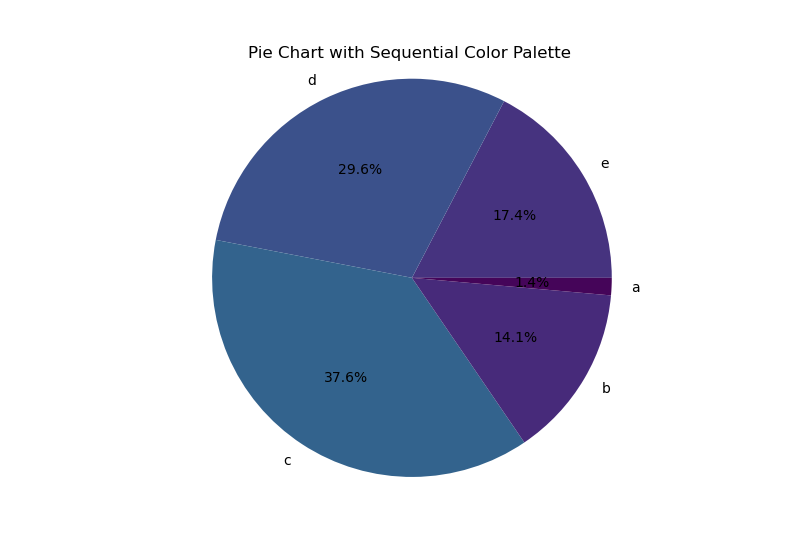

The script that drew this image:
import pandas as pd
import matplotlib.pyplot as plt
import seaborn as sns

# Load the data from CSV file
data = pd.read_csv('myfile.csv')

# Extract columns A and B
categories = data['A']
values = data['B']

# Define a sequential color palette based on column B values
cmap = sns.color_palette("viridis", as_cmap=True)

# Plot pie chart
plt.figure(figsize=(8, 8))
plt.pie(values, labels=categories, autopct='%1.1f%%', colors=cmap(values))
plt.title('Pie Chart with Sequential Color Palette')
plt.axis('equal')  # Equal aspect ratio ensures that pie is drawn as a circle.

# Show plot
plt.show()
